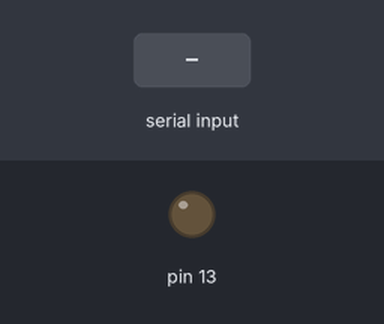
This sketch was run on a simulated Arduino Uno, built with avr-gcc and run on an emulated ATmega328P. Parts: output pins drawn as LEDs (lit = HIGH). Inputs (shaded band) come from the test bench.

Above: at 1.2 s.
1.3 s: "1" received over Serial
At 2.4 s:
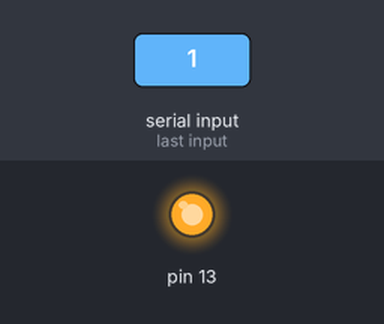
2.9 s: "0" received over Serial
At 3.6 s:
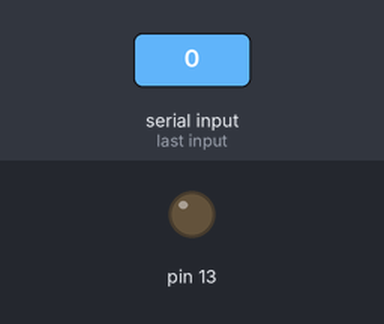
Timing chart, 0 to 5.9 s (numbered marks = the images above; inputs shaded):
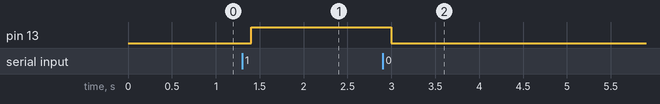

The sketch:

SerialRead.ino
```cpp
String a="";

void setup() {
  Serial.begin(9600);
  Serial.setTimeout(100); // set new value to 100 milliseconds
  pinMode(13, OUTPUT);
  digitalWrite(13,LOW);
}


void loop() {

  if(Serial.available()>0){
    a=Serial.readString();
    }
  if (a=="1"){
    digitalWrite(13, HIGH);   // turn the LED on (HIGH is the voltage level)
    }
  else{
    digitalWrite(13, LOW);   // turn the LED on (HIGH is the voltage level)
    }

}
```

Measured:
- after the input at 1.3 s, pin 13: LOW → HIGH after 0.10 s
- after the input at 2.9 s, pin 13: HIGH → LOW after 0.10 s
